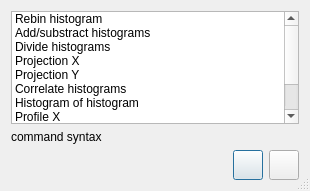
<ui version="4.0" stdsetdef="1" >
  <author></author>
  <comment></comment>
  <exportmacro></exportmacro>
  <class>TGo4MacroDialog</class>
  <widget class="QDialog" name="TGo4MacroDialog" >
    <property name="geometry" >
      <rect>
        <x>0</x>
        <y>0</y>
        <width>310</width>
        <height>191</height>
      </rect>
    </property>
    <property name="windowTitle" >
      <string>Select Macro template:</string>
    </property>
    <property name="windowIcon" >
      <iconset>:/icons/go4logo2_big.png</iconset>
    </property>
    <property name="sizeGripEnabled" >
      <bool>true</bool>
    </property>
    <property name="modal" >
      <bool>true</bool>
    </property>
    <layout class="QGridLayout" >
      <item row="0" column="0" >
        <layout class="QVBoxLayout" >
          <item>
            <widget class="QListWidget" name="MacroListBox" >
              <item>
                <property name="text" >
                  <string>Rebin histogram</string>
                </property>
              </item>
              <item>
                <property name="text" >
                  <string>Add/substract histograms</string>
                </property>
              </item>
              <item>
                <property name="text" >
                  <string>Divide histograms</string>
                </property>
              </item>
              <item>
                <property name="text" >
                  <string>Projection X</string>
                </property>
              </item>
              <item>
                <property name="text" >
                  <string>Projection Y</string>
                </property>
              </item>
              <item>
                <property name="text" >
                  <string>Correlate histograms</string>
                </property>
              </item>
              <item>
                <property name="text" >
                  <string>Histogram of histogram</string>
                </property>
              </item>
              <item>
                <property name="text" >
                  <string>Profile X</string>
                </property>
              </item>
              <item>
                <property name="text" >
                  <string>Profile Y</string>
                </property>
              </item>
              <item>
                <property name="text" >
                  <string>Scale X axis</string>
                </property>
              </item>
            </widget>
          </item>
          <item>
            <widget class="QLabel" name="SyntaxLabel" >
              <property name="text" >
                <string>command syntax</string>
              </property>
              <property name="scaledContents" >
                <bool>true</bool>
              </property>
              <property name="alignment" >
                <set>Qt::AlignVCenter</set>
              </property>
              <property name="wordWrap" >
                <bool>false</bool>
              </property>
            </widget>
          </item>
          <item>
            <layout class="QHBoxLayout" >
              <item>
                <spacer name="Horizontal Spacing2" >
                  <property name="sizeHint" >
                    <size>
                      <width>210</width>
                      <height>20</height>
                    </size>
                  </property>
                  <property name="sizeType" >
                    <enum>QSizePolicy::Expanding</enum>
                  </property>
                  <property name="orientation" >
                    <enum>Qt::Horizontal</enum>
                  </property>
                </spacer>
              </item>
	     <item>
	      <widget class="QPushButton" name="buttonOk">
	       <property name="minimumSize" >
	        <size>
	         <width>30</width>
	         <height>30</height>
	        </size>
	       </property>
	       <property name="maximumSize" >
	        <size>
	         <width>30</width>
	         <height>30</height>
	        </size>
	       </property>
              <property name="autoDefault" >
                <bool>true</bool>
              </property>
              <property name="default" >
                <bool>true</bool>
              </property>
	       <property name="icon" >
	         <pixmap>:/icons/OK16.png</pixmap>
	       </property>
	        <property name="toolTip" stdset="0">
	            <string>Copy selected macro into command line.</string>
	        </property>
	      </widget>
	     </item>
	     <item>
	      <widget class="QPushButton" name="buttonCancel">
	       <property name="minimumSize" >
	        <size>
	         <width>30</width>
	         <height>30</height>
	        </size>
	       </property>
	       <property name="maximumSize" >
	        <size>
	         <width>30</width>
	         <height>30</height>
	        </size>
	       </property>
              <property name="autoDefault" >
                <bool>true</bool>
              </property>
              <property name="default" >
                <bool>false</bool>
              </property>
	       <property name="icon" >
	         <pixmap>:/icons/close16.png</pixmap>
	       </property>
	        <property name="toolTip" stdset="0">
	            <string>Close panel.</string>
	        </property>
	      </widget>
	     </item>
            </layout>
          </item>
        </layout>
      </item>
    </layout>
  </widget>
  <layoutdefault spacing="6" margin="11" />
  <connections>
    <connection>
      <sender>buttonOk</sender>
      <signal>clicked()</signal>
      <receiver>TGo4MacroDialog</receiver>
      <slot>accept()</slot>
    </connection>
    <connection>
      <sender>buttonCancel</sender>
      <signal>clicked()</signal>
      <receiver>TGo4MacroDialog</receiver>
      <slot>reject()</slot>
    </connection>
    <connection>
      <sender>MacroListBox</sender>
      <signal>itemActivated(QListWidgetItem*)</signal>
      <receiver>TGo4MacroDialog</receiver>
      <slot>accept()</slot>
    </connection>
    <connection>
      <sender>MacroListBox</sender>
      <signal>currentTextChanged(const QString &amp;)</signal>
      <receiver>TGo4MacroDialog</receiver>
      <slot>setCommand(QString)</slot>
    </connection>
  </connections>
</ui>
